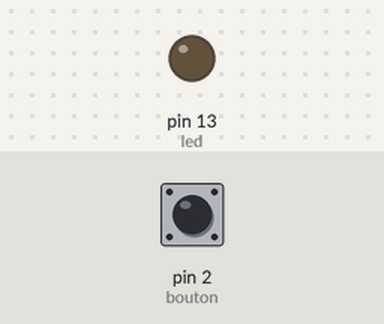
A sketch run on a simulated Arduino Uno, built with avr-gcc and run on an emulated ATmega328P. Parts: output pins drawn as LEDs (lit = HIGH). The test bench sets the inputs (shaded band); at power-on: pin 2 (bouton) HIGH.

Above: at 1.2 s.
1.3 s: pin 2 (bouton) pulled LOW for 0.15 s
At 1.37 s:
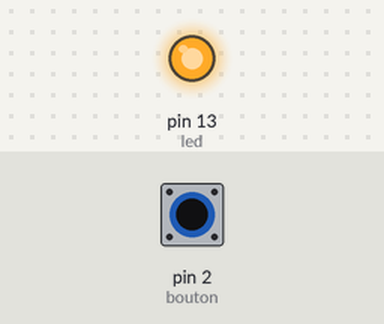
2.9 s: pin 2 (bouton) pulled LOW for 3.2 s
At 6.4 s:
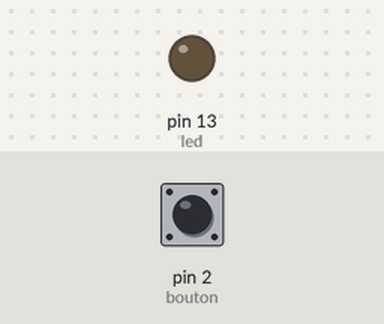
Timing chart, 0 to 7.9 s (numbered marks = the images above; inputs shaded):
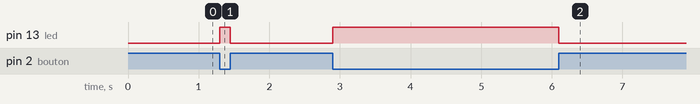

Measured:
- after the input at 1.3 s, pin 13 (led): LOW → HIGH at once, → LOW 0.15 s later
- after the input at 2.9 s, pin 13 (led): LOW → HIGH at once, → LOW 3.2 s later

The sketch:

Trois_LEDV2_extra.ino
```cpp
const int bouton = 2;
const int led = 13;

void setup() {
  pinMode(bouton, INPUT_PULLUP);
  pinMode(led, OUTPUT);
}

void loop() {
  if (digitalRead(bouton) == LOW) {
    digitalWrite(led, HIGH);
  } else {
    digitalWrite(led, LOW);
  }
}
```
